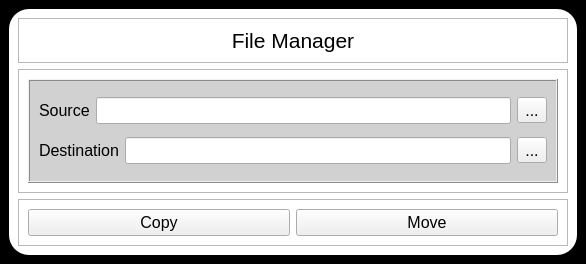
<?xml version="1.0" encoding="UTF-8"?>
<ui version="4.0">
 <class>MainWindow</class>
 <widget class="QMainWindow" name="MainWindow">
  <property name="geometry">
   <rect>
    <x>0</x>
    <y>0</y>
    <width>586</width>
    <height>264</height>
   </rect>
  </property>
  <property name="windowTitle">
   <string/>
  </property>
  <widget class="QWidget" name="centralwidget">
   <property name="styleSheet">
    <string notr="true">#centralwidget{
	background-color: rgb(0, 0, 0);
}

#frame_5{
	background-color: rgb(255, 255, 255);
	border-radius: 20px;
}

#frame_3{
	background-color: rgb(209, 209, 209);
}</string>
   </property>
   <layout class="QVBoxLayout" name="verticalLayout_3">
    <item>
     <widget class="QFrame" name="frame_5">
      <property name="frameShape">
       <enum>QFrame::StyledPanel</enum>
      </property>
      <property name="frameShadow">
       <enum>QFrame::Raised</enum>
      </property>
      <layout class="QVBoxLayout" name="verticalLayout_7">
       <item alignment="Qt::AlignTop">
        <widget class="QFrame" name="frame_4">
         <property name="frameShape">
          <enum>QFrame::StyledPanel</enum>
         </property>
         <property name="frameShadow">
          <enum>QFrame::Raised</enum>
         </property>
         <layout class="QVBoxLayout" name="verticalLayout_6">
          <item>
           <widget class="QLabel" name="label_3">
            <property name="font">
             <font>
              <pointsize>16</pointsize>
             </font>
            </property>
            <property name="text">
             <string>File Manager</string>
            </property>
            <property name="alignment">
             <set>Qt::AlignCenter</set>
            </property>
           </widget>
          </item>
         </layout>
        </widget>
       </item>
       <item>
        <widget class="QFrame" name="frame">
         <property name="frameShape">
          <enum>QFrame::StyledPanel</enum>
         </property>
         <property name="frameShadow">
          <enum>QFrame::Raised</enum>
         </property>
         <layout class="QVBoxLayout" name="verticalLayout_2">
          <item>
           <widget class="QFrame" name="frame_3">
            <property name="sizePolicy">
             <sizepolicy hsizetype="Preferred" vsizetype="Expanding">
              <horstretch>0</horstretch>
              <verstretch>0</verstretch>
             </sizepolicy>
            </property>
            <property name="frameShape">
             <enum>QFrame::Box</enum>
            </property>
            <property name="frameShadow">
             <enum>QFrame::Raised</enum>
            </property>
            <layout class="QVBoxLayout" name="verticalLayout_5">
             <item>
              <layout class="QVBoxLayout" name="verticalLayout">
               <item>
                <layout class="QHBoxLayout" name="horizontalLayout">
                 <item>
                  <widget class="QLabel" name="label">
                   <property name="font">
                    <font>
                     <pointsize>12</pointsize>
                    </font>
                   </property>
                   <property name="text">
                    <string>Source</string>
                   </property>
                  </widget>
                 </item>
                 <item>
                  <widget class="QLineEdit" name="source_edit">
                   <property name="font">
                    <font>
                     <pointsize>12</pointsize>
                    </font>
                   </property>
                  </widget>
                 </item>
                 <item>
                  <widget class="QToolButton" name="source_button">
                   <property name="font">
                    <font>
                     <pointsize>12</pointsize>
                    </font>
                   </property>
                   <property name="text">
                    <string>...</string>
                   </property>
                  </widget>
                 </item>
                </layout>
               </item>
              </layout>
             </item>
             <item>
              <layout class="QHBoxLayout" name="horizontalLayout_2">
               <item>
                <widget class="QLabel" name="label_2">
                 <property name="font">
                  <font>
                   <pointsize>12</pointsize>
                  </font>
                 </property>
                 <property name="text">
                  <string>Destination</string>
                 </property>
                </widget>
               </item>
               <item>
                <widget class="QLineEdit" name="destination_edit">
                 <property name="font">
                  <font>
                   <pointsize>12</pointsize>
                  </font>
                 </property>
                </widget>
               </item>
               <item>
                <widget class="QToolButton" name="destination_button">
                 <property name="font">
                  <font>
                   <pointsize>12</pointsize>
                  </font>
                 </property>
                 <property name="text">
                  <string>...</string>
                 </property>
                </widget>
               </item>
              </layout>
             </item>
            </layout>
           </widget>
          </item>
         </layout>
        </widget>
       </item>
       <item alignment="Qt::AlignBottom">
        <widget class="QFrame" name="frame_2">
         <property name="frameShape">
          <enum>QFrame::StyledPanel</enum>
         </property>
         <property name="frameShadow">
          <enum>QFrame::Raised</enum>
         </property>
         <layout class="QVBoxLayout" name="verticalLayout_4">
          <item>
           <layout class="QHBoxLayout" name="horizontalLayout_3">
            <item>
             <widget class="QPushButton" name="copy_button">
              <property name="font">
               <font>
                <pointsize>12</pointsize>
               </font>
              </property>
              <property name="cursor">
               <cursorShape>PointingHandCursor</cursorShape>
              </property>
              <property name="text">
               <string>Copy</string>
              </property>
             </widget>
            </item>
            <item>
             <widget class="QPushButton" name="move_button">
              <property name="font">
               <font>
                <pointsize>12</pointsize>
               </font>
              </property>
              <property name="cursor">
               <cursorShape>PointingHandCursor</cursorShape>
              </property>
              <property name="text">
               <string>Move</string>
              </property>
             </widget>
            </item>
           </layout>
          </item>
         </layout>
        </widget>
       </item>
      </layout>
     </widget>
    </item>
   </layout>
  </widget>
 </widget>
 <resources/>
 <connections/>
</ui>
